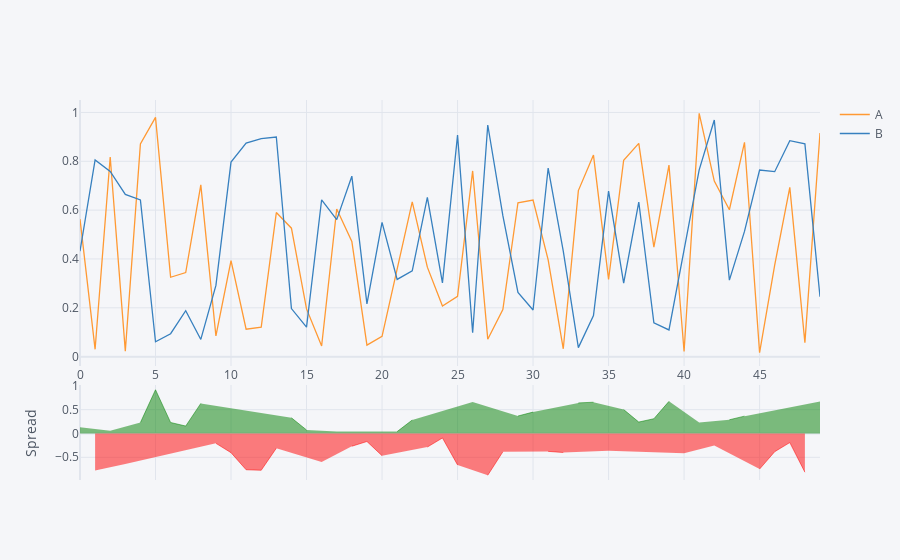

This figure's notebook cell:
### Code cell
df[['A','B']].iplot(kind='spread')

### Figure 1 — Plotly figure (JSON) as saved in the notebook; plotly's stock layout.template omitted (floating-point values rounded to 4 significant figures)
{"data": [{"line": {"color": "rgba(255, 153, 51, 1.0)", "dash": "solid", "shape": "linear", "width": 1.3}, "mode": "lines", "name": "A", "text": "", "type": "scatter", "x": [0, 1, 2, 3, 4, 5, 6, 7, 8, 9, 10, 11, 12, 13, 14, 15, 16, 17, 18, 19, 20, 21, 22, 23, 24, 25, 26, 27, 28, 29, 30, 31, 32, 33, 34, 35, 36, 37, 38, 39, 40, 41, 42, 43, 44, 45, 46, 47, 48, 49], "y": [0.5629, 0.03011, 0.8177, 0.02276, 0.8706, 0.9796, 0.3251, 0.3444, 0.7031, 0.08472, 0.3934, 0.1123, 0.1207, 0.5899, 0.526, 0.1955, 0.04371, 0.6046, 0.4716, 0.04743, 0.08336, 0.356, 0.634, 0.3665, 0.2076, 0.2468, 0.7604, 0.07116, 0.1926, 0.6301, 0.641, 0.3964, 0.03229, 0.6798, 0.8254, 0.3164, 0.8041, 0.8732, 0.4486, 0.7845, 0.02105, 0.9964, 0.7191, 0.6015, 0.8776, 0.01624, 0.3749, 0.6933, 0.05746, 0.916]}, {"line": {"color": "rgba(55, 128, 191, 1.0)", "dash": "solid", "shape": "linear", "width": 1.3}, "mode": "lines", "name": "B", "text": "", "type": "scatter", "x": [0, 1, 2, 3, 4, 5, 6, 7, 8, 9, 10, 11, 12, 13, 14, 15, 16, 17, 18, 19, 20, 21, 22, 23, 24, 25, 26, 27, 28, 29, 30, 31, 32, 33, 34, 35, 36, 37, 38, 39, 40, 41, 42, 43, 44, 45, 46, 47, 48, 49], "y": [0.4316, 0.8057, 0.7587, 0.6644, 0.6417, 0.06071, 0.09399, 0.1883, 0.07051, 0.2916, 0.7965, 0.8742, 0.893, 0.8992, 0.1968, 0.121, 0.6424, 0.5612, 0.7389, 0.2159, 0.5497, 0.3163, 0.3513, 0.6519, 0.3021, 0.907, 0.09795, 0.9485, 0.5771, 0.2628, 0.1912, 0.7724, 0.4319, 0.03701, 0.1687, 0.6775, 0.3013, 0.6331, 0.1384, 0.1094, 0.4369, 0.7647, 0.9689, 0.3135, 0.5128, 0.7639, 0.7574, 0.8844, 0.8713, 0.2451]}, {"connectgaps": false, "fill": "tozeroy", "line": {"color": "green", "dash": "solid", "shape": "linear", "width": 0.5}, "mode": "lines", "name": "Spread", "showlegend": false, "type": "scatter", "x": [0, 1, 2, 3, 4, 5, 6, 7, 8, 9, 10, 11, 12, 13, 14, 15, 16, 17, 18, 19, 20, 21, 22, 23, 24, 25, 26, 27, 28, 29, 30, 31, 32, 33, 34, 35, 36, 37, 38, 39, 40, 41, 42, 43, 44, 45, 46, 47, 48, 49], "xaxis": "x2", "y": [0.1313, "", 0.05905, "", 0.2289, 0.9189, 0.2311, 0.1561, 0.6326, "", "", "", "", "", 0.3292, 0.07451, "", 0.04342, "", "", "", 0.03968, 0.2827, "", "", "", 0.6624, "", "", 0.3673, 0.4498, "", "", 0.6428, 0.6567, "", 0.5028, 0.2401, 0.3102, 0.6751, "", 0.2316, "", 0.288, 0.3647, "", "", "", "", 0.6709], "yaxis": "y2"}, {"connectgaps": false, "fill": "tozeroy", "line": {"color": "red", "dash": "solid", "shape": "linear", "width": 0.5}, "mode": "lines", "name": "Spread", "showlegend": false, "type": "scatter", "x": [0, 1, 2, 3, 4, 5, 6, 7, 8, 9, 10, 11, 12, 13, 14, 15, 16, 17, 18, 19, 20, 21, 22, 23, 24, 25, 26, 27, 28, 29, 30, 31, 32, 33, 34, 35, 36, 37, 38, 39, 40, 41, 42, 43, 44, 45, 46, 47, 48, 49], "xaxis": "x2", "y": ["", -0.7756, "", -0.6417, "", "", "", "", "", -0.2068, -0.4031, -0.7618, -0.7723, -0.3092, "", "", -0.5987, "", -0.2674, -0.1685, -0.4663, "", "", -0.2854, -0.09445, -0.6601, "", -0.8773, -0.3845, "", "", -0.376, -0.3996, "", "", -0.3611, "", "", "", "", -0.4158, "", -0.2498, "", "", -0.7477, -0.3825, -0.1911, -0.8138, ""], "yaxis": "y2"}], "layout": {"hovermode": "x", "legend": {"bgcolor": "#F5F6F9", "font": {"color": "#4D5663"}}, "paper_bgcolor": "#F5F6F9", "plot_bgcolor": "#F5F6F9", "title": {"font": {"color": "#4D5663"}}, "xaxis": {"gridcolor": "#E1E5ED", "showgrid": true, "tickfont": {"color": "#4D5663"}, "title": {"font": {"color": "#4D5663"}, "text": ""}, "zerolinecolor": "#E1E5ED"}, "xaxis2": {"anchor": "y2", "gridcolor": "#E1E5ED", "showgrid": true, "showticklabels": false, "tickfont": {"color": "#4D5663"}, "title": {"font": {"color": "#4D5663"}, "text": ""}, "zerolinecolor": "#E1E5ED"}, "yaxis": {"domain": [0.3, 1], "gridcolor": "#E1E5ED", "showgrid": true, "tickfont": {"color": "#4D5663"}, "title": {"font": {"color": "#4D5663"}, "text": ""}, "zerolinecolor": "#E1E5ED"}, "yaxis2": {"domain": [0, 0.25], "gridcolor": "#E1E5ED", "showgrid": true, "tickfont": {"color": "#4D5663"}, "title": {"font": {"color": "#4D5663"}, "text": "Spread"}, "zerolinecolor": "#E1E5ED"}}}
